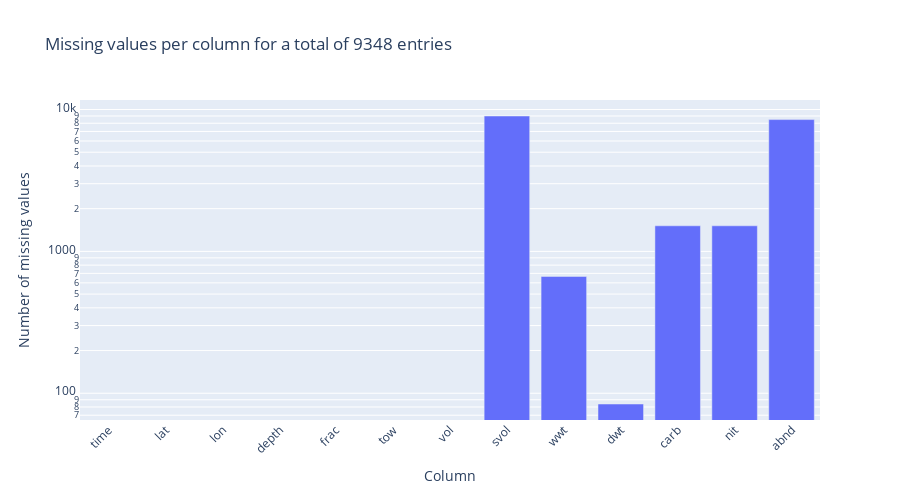

This figure's notebook cell:
### Markdown cell above
Remove the data when time and position are not known.

### Code cell
fig = (
    raw_data.isna()
    .sum()
    .plot(
        kind="bar",
        title=f"Missing values per column for a total of {len(raw_data)} entries",
        labels=dict(
            index="Column",
            value="Number of missing values",
        ),
        # log y-axis
        log_y=True,
    )
)
# Rotate x-axis labels by 45 degrees
fig.update_xaxes(tickangle=-45)
# multiply the figure ratio of height by 2
fig.update_layout(height=500)
# Remove legend
fig.update_layout(showlegend=False)
fig.show()

### Figure 1 — Plotly figure (JSON) as saved in the notebook; plotly's stock layout.template omitted (floating-point values rounded to 4 significant figures)
{"data": [{"alignmentgroup": "True", "hovertemplate": "variable=0<br>Column=%{x}<br>Number of missing values=%{y}<extra></extra>", "legendgroup": "0", "marker": {"color": "#636efa", "pattern": {"shape": ""}}, "name": "0", "offsetgroup": "0", "orientation": "v", "showlegend": true, "textposition": "auto", "type": "bar", "x": ["time", "lat", "lon", "depth", "frac", "tow", "vol", "svol", "wwt", "dwt", "carb", "nit", "abnd"], "xaxis": "x", "y": [0, 0, 0, 0, 0, 0, 0, 9000, 666, 84, 1515, 1515, 8492], "yaxis": "y"}], "layout": {"barmode": "relative", "height": 500, "legend": {"title": {"text": "variable"}, "tracegroupgap": 0}, "showlegend": false, "title": {"text": "Missing values per column for a total of 9348 entries"}, "xaxis": {"anchor": "y", "domain": [0, 1], "tickangle": -45, "title": {"text": "Column"}}, "yaxis": {"anchor": "x", "domain": [0, 1], "title": {"text": "Number of missing values"}, "type": "log"}}}
